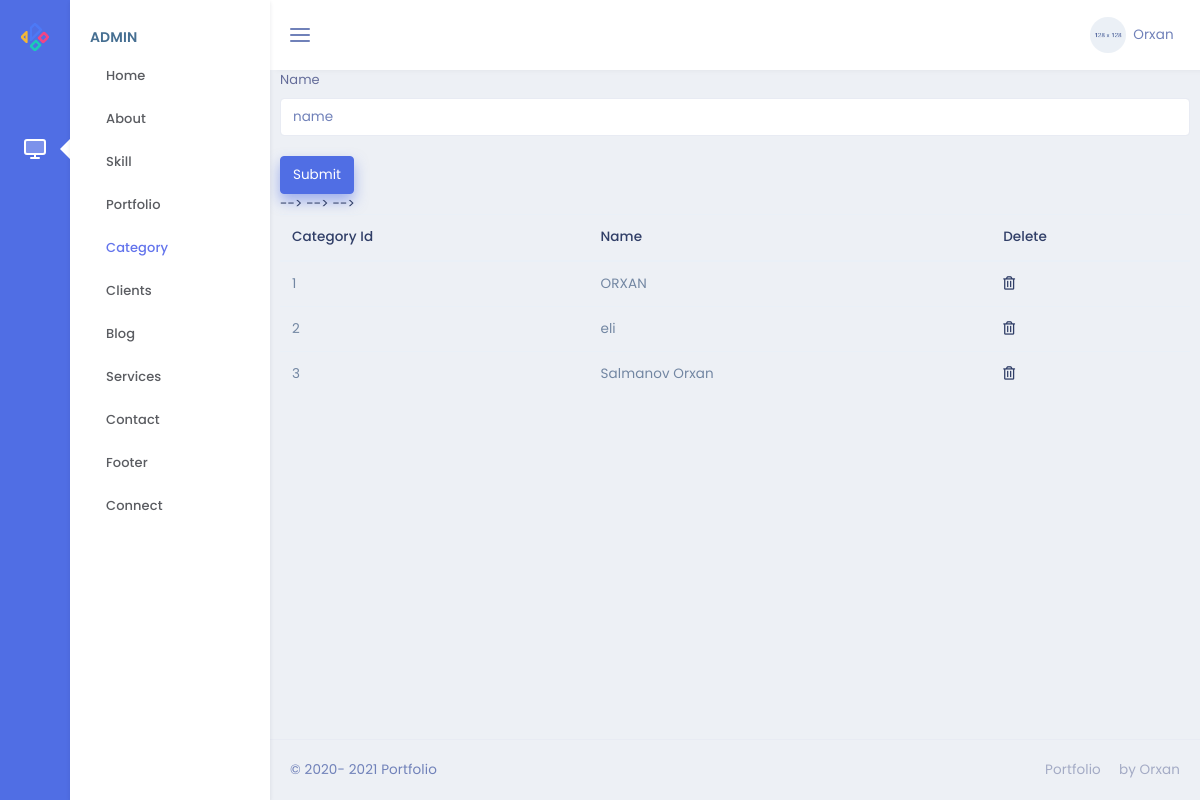
Screenshot of /admin/category with the database file from the repository.
### models.py (models this page shows)
class Category(db.Model):
    id = db.Column(db.Integer, primary_key=True)
    name = db.Column(db.String,nullable=False)
    portfolies = db.relationship('Portfolio',backref='category',lazy=True)

### admin/routes.py (the view)
@admin.route('/category' , methods=["GET","POST"])
def categoriespages():
    ctg=Category.query.all()
    if request.method == "POST":
        ctg=Category(name=request.form["name"])
        db.session.add(ctg)
        db.session.commit()
        return redirect('/admin/category')
    return render_template('/admin/Category/category.html',ctg=ctg)

### admin/templates/admin/Category/category.html (shortened to what this page needs)
{% extends "admin/base.html" %}
{% block content %}
<form action="/admin/category" method="POST">
    <div class="form-group">
        <label for="name">Name</label>
        <input type="name" class="form-control" name="name" id="name" placeholder="name">
    </div>
    <button type="submit" class="btn btn-primary">Submit</button>
</form>
<table class="table">
    <thead>
        <tr>
            <th scope="col">Category Id</th>
            <th scope="col">Name</th>
            <th scope="col">Delete</th>
        </tr>
    </thead>
    <tbody>
        {% for i in ctg %}
        <tr>
            <td>{{i.id}}</td>
            <td>{{i.name}}</td>
            <td><a href="/admin/category/{{i.id}}"><i class="far fa-trash-alt"></i></a></td>
        </tr>
        {% endfor %}
    </tbody>
</table>
{% endblock %}

### rows the page displays
Category: id "1", name "ORXAN"
Category: id "2", name "eli"
Category: id "3", name "Salmanov Orxan"
